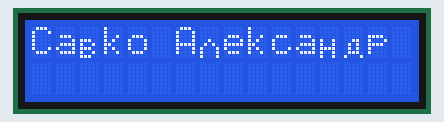
This sketch was run on a simulated Arduino Uno, built with avr-gcc and run on an emulated ATmega328P. Shown: 16×2 character LCD.

Above: at 0.1 s.
At 4.1 s:
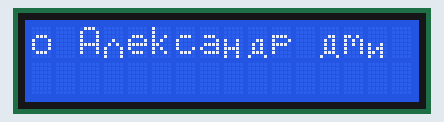
At 9.2 s:
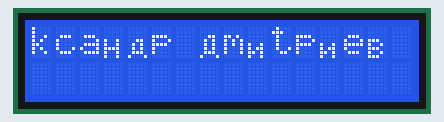
At 19.2 s:
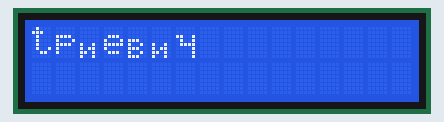
At 28.2 s:
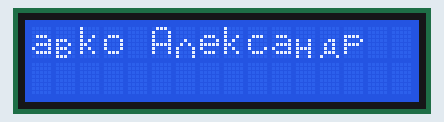
At 38.3 s:
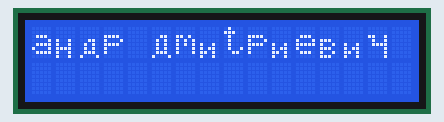

The sketch:

lab12.ino
```cpp
#include <LiquidCrystal.h>

//#define _LCD_TYPE 2
//#include <font_LCD_1602_RUS.h>
///#include <LCD_1602_RUS_ALL.h>

byte v_char[] = {
  B00000,
  B00000,
  B00000,
  B11100,
  B10010,
  B11100,
  B10010,
  B11100
};
byte d_char[] = {
  B00000,
  B00000,
  B00000,
  B00110,
  B01010,
  B01010,
  B01110,
  B10001
};

byte D_char[] = {
  B00000,
  B00000,
  B00110,
  B01010,
  B01010,
  B01010,
  B01110,
  B10001
};

byte ch_char []= {
  B00000,
  B00000,
  B11001,
  B01001,
  B01111,
  B00001,
  B00001,
  B00001
};

byte n_char[] = {
  B00000,
  B00000,
  B00000,
  B10010,
  B10010,
  B11110,
  B10010,
  B10010
};
byte i_char[] = {
  B00000,
  B00000,
  B00000,
  B00000,
  B10010,
  B10110,
  B11010,
  B10010
};
byte l_char[] = {
  B00000,
  B00000,
  B00000,
  B00100,
  B01010,
  B10001,
  B10001,
  B10001
};
// Так как используемый дисплей не имеет русских символов нужен набор кастомных символов
LiquidCrystal lcd(13, 12, 11,10, 9, 8 );
//String nameline = "Савко Александр Дмитриевич";
//String nameline = "Ca\x07ko";
String nameline=String("Ca\x07ko A\x06")+String("ekca\x04\x01p \x02m\x05tp\x05")+String("e\x07\x05\x03");
int index = 0;
int cutleng=nameline.length();
void setup()
{
    lcd.createChar(7, v_char);
    lcd.createChar(1, d_char);
    lcd.createChar(2, D_char);
    lcd.createChar(3, ch_char);
    lcd.createChar(4, n_char);
    lcd.createChar(5, i_char);
    lcd.createChar(6, l_char);


 // начинаем работу с экраном. Сообщаем объекту количество
 // строк и столбцов. Опять же, вызывать pinMode не требуется:
 // функция begin сделает всё за нас
 lcd.begin(16, 2);
 // печатаем сообщение на первой строке

}
void loop()
{
if(index > cutleng){index =0;}
 lcd.print(nameline.substring(index,index+15));
 delay(1000);
 index++;
lcd.clear();
}
```

Measured:
- what the display in image 1 shows lasts 1.0 s, from 4.1 s to 5.1 s
